Frame 1 (no input): blank canvas, image omitted
Frame 60 (the mouse pressed at the canvas centre just before this capture): blank canvas, image omitted
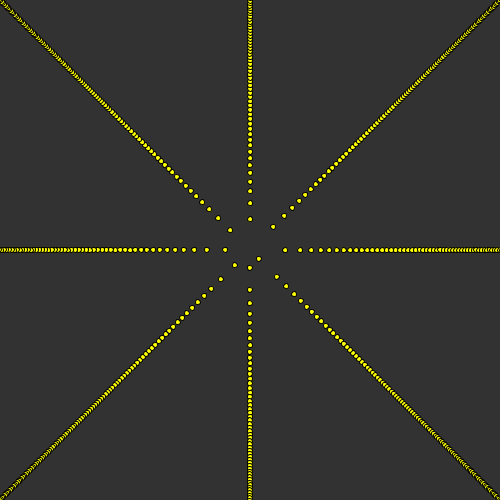
Frame 120 (the mouse held since frame 60 and released just before this capture)

The Processing sketch whose frames 1 and 60 were blank and that drew this single picture after the mouse press (run headless with seeded random() and noise(); from frame 60 on, the mouse is pressed at the canvas centre):

// Processing sketch: processing_93803
// ── processing_93803.pde

int N= 1000 ;
float th= 2.39997 ;
float c= 5 ;
float d= 5 ;
float r, a, x, y;

void setup()
{
  size(500, 500);
}
void draw()
{
  background(50);
 translate(width/2, height/2);
th = map(mouseX, 0, width, 0, HALF_PI);
 c  = map(mouseY, 0, height, 0, 5*d);
    for (int i=1 ; i<=N ; i++ )

  {
r= c * sqrt(i) ;
a= i * th  ;
 x= r * cos(a) ;
 y= r * sin(a) ;
 ellipse(x, y, d, d);
 fill(255,255,0);
}

}
